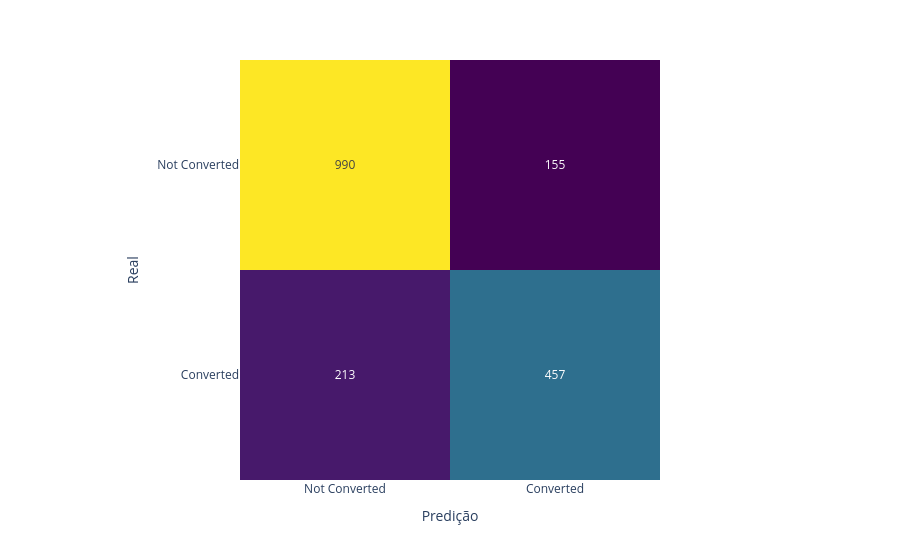

The code cell stored with this chart in its notebook:
### Code cell
# Matriz de confusão
conf_matrix = confusion_matrix(y_test, y_pred)

fig = px.imshow(conf_matrix,
                labels=dict(x='Predição', y='Real', color='Contagem'),
                x=['Not Converted', 'Converted'],
                y=['Not Converted', 'Converted'],
                color_continuous_scale='Viridis')

fig.update_traces(text=conf_matrix, texttemplate='%{z}')
fig.update_layout(coloraxis_showscale=False)

fig.show()

### Figure 1 — Plotly figure (JSON) as saved in the notebook; plotly's stock layout.template omitted (floating-point values rounded to 4 significant figures)
{"data": [{"coloraxis": "coloraxis", "hovertemplate": "Predição: %{x}<br>Real: %{y}<br>Contagem: %{z}<extra></extra>", "name": "0", "text": [[990, 155], [213, 457]], "texttemplate": "%{z}", "type": "heatmap", "x": ["Not Converted", "Converted"], "xaxis": "x", "y": ["Not Converted", "Converted"], "yaxis": "y", "z": [[990, 155], [213, 457]]}], "layout": {"coloraxis": {"autocolorscale": false, "colorbar": {"title": {"text": "Contagem"}}, "colorscale": [[0, "#440154"], [0.1111, "#482878"], [0.2222, "#3e4989"], [0.3333, "#31688e"], [0.4444, "#26828e"], [0.5556, "#1f9e89"], [0.6667, "#35b779"], [0.7778, "#6ece58"], [0.8889, "#b5de2b"], [1, "#fde725"]], "showscale": false}, "margin": {"t": 60}, "xaxis": {"anchor": "y", "constrain": "domain", "domain": [0, 1], "scaleanchor": "y", "title": {"text": "Predição"}}, "yaxis": {"anchor": "x", "autorange": "reversed", "constrain": "domain", "domain": [0, 1], "title": {"text": "Real"}}}}
